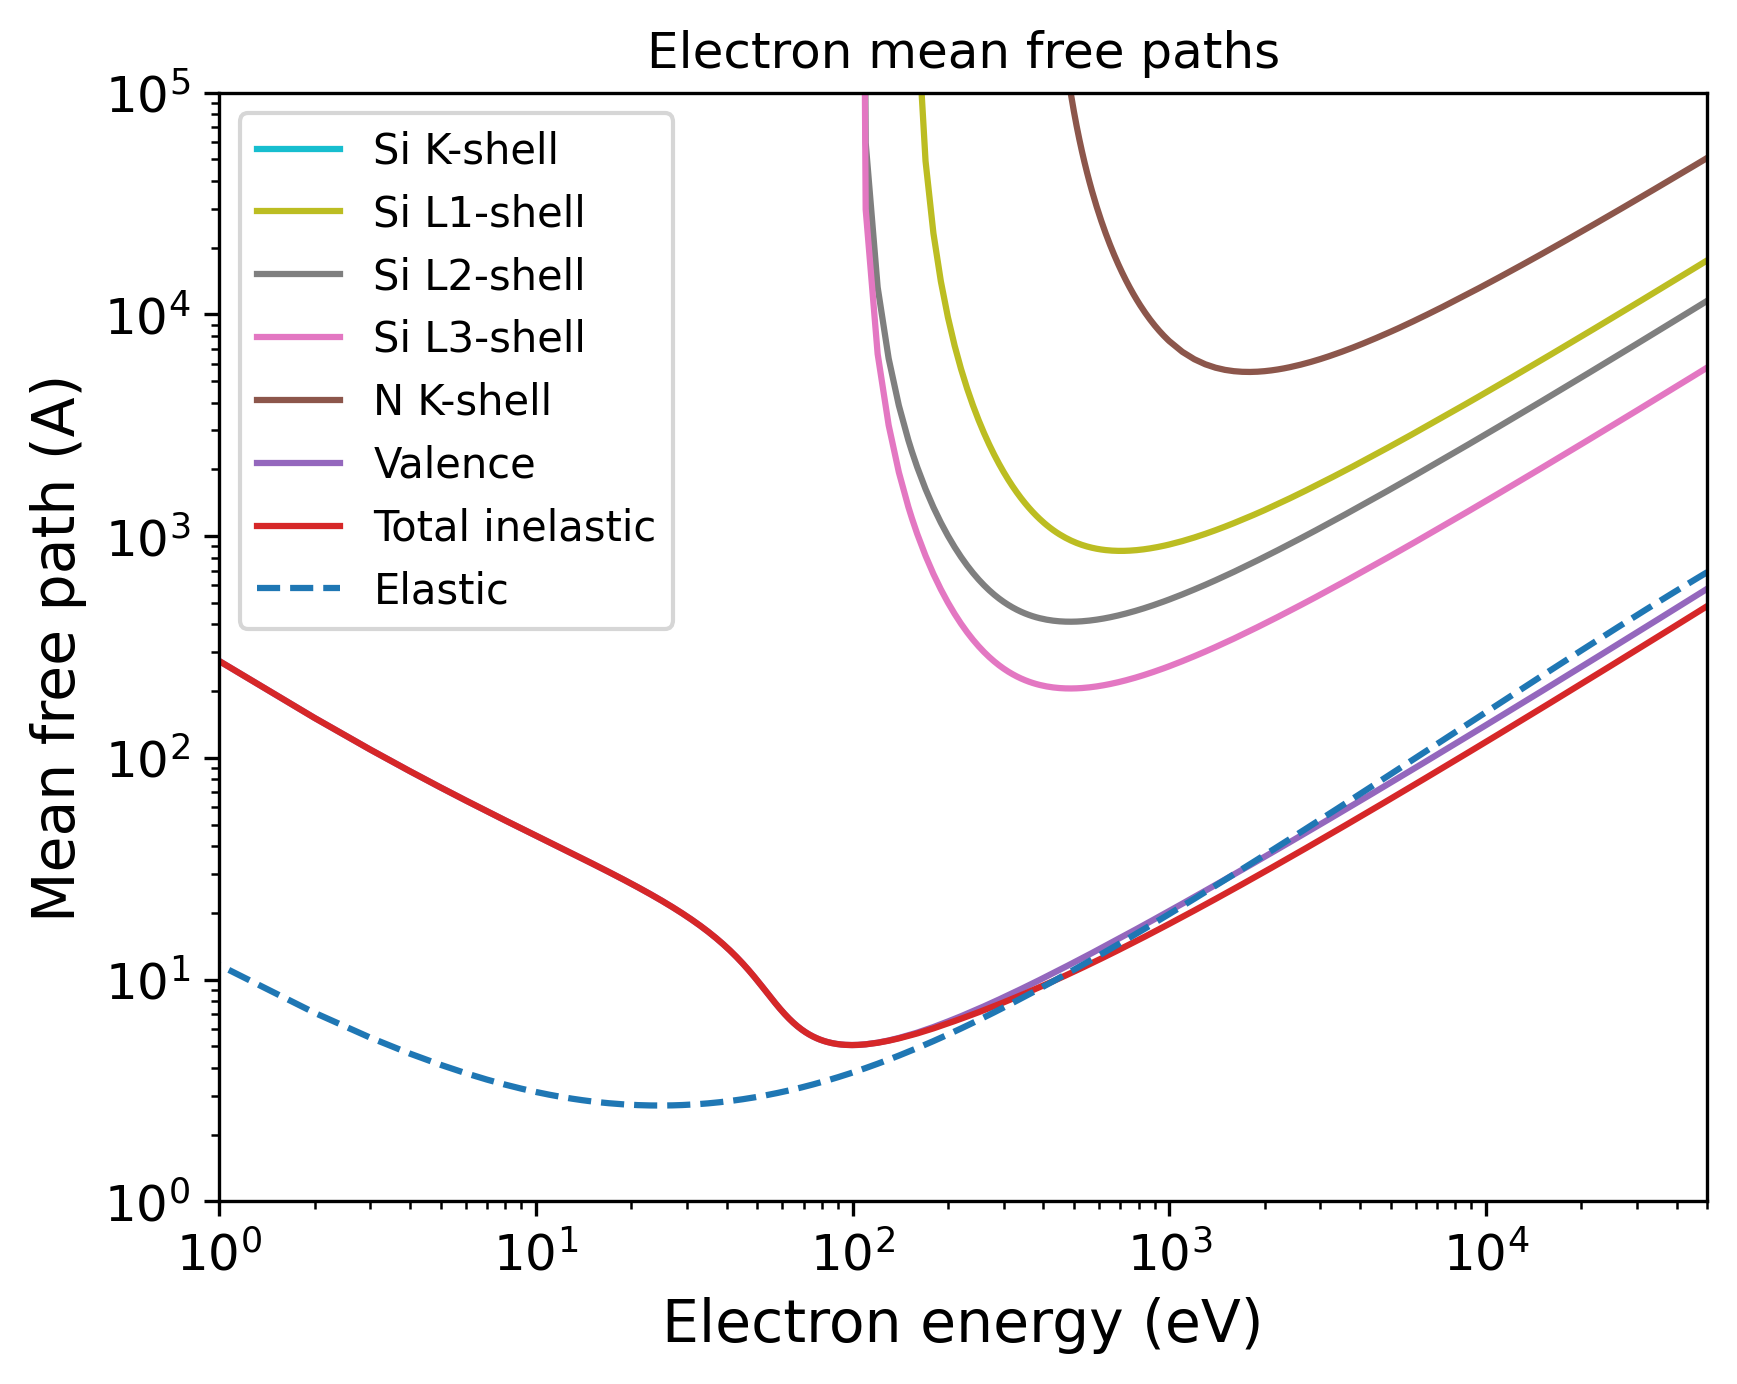

Generate this figure with Python:
import pandas as pd
import numpy as np
import matplotlib.pyplot as plt
import matplotlib.cm as cm
# Set the format:
plt.xlabel("Electron energy (eV)", fontsize=14)
plt.ylabel("Mean free path (A)", fontsize=14)
plt.xticks(fontsize=12)
plt.yticks(fontsize=12)
plt.grid(False)
# Set the axes:
# Read the output file:
df = pd.read_csv(r"OUTPUT_Si3N4_Electron_IMFP.dat", sep=r'\s+', header=None, comment="#", skipinitialspace=True)
plt.xscale("log")
plt.yscale("log")
# Prepare the plot:
columns_to_plot = [ 1, 2, 3, 4, 5, 6, 7]
labels = [ "Si K-shell", "Si L1-shell", "Si L2-shell", "Si L3-shell", "N K-shell", "Valence", "Total inelastic"]
# Create N distinct colors from a colormap
N = len(columns_to_plot)
colors = plt.cm.tab10(np.linspace(1, 0, 10))
# Set line styles:
linestyles = [ "-", "-", "-", "-", "-", "-", "-"]
for i, col in enumerate(columns_to_plot):
    color = colors[i % len(colors)]
    ls    = linestyles[i % len(linestyles)]
    label = labels[i % len(labels)]
    plt.plot(df.iloc[:, 0], df.iloc[:, col],
    color=color,
    label=label,
    linestyle=ls)
# Add a curve from the second file
df2 = pd.read_csv(r"OUTPUT_Si3N4_Electron_EMFP.dat", sep=r'\s+', header=None, comment="#", skipinitialspace=True)
columns_to_plot2 = [ 3]
labels2 = [ "Elastic"]
# Create second part of the plot:
for col, label in zip(columns_to_plot2, labels2):
    plt.plot(df2.iloc[:, 0], df2.iloc[:, col], label=label, linestyle="--")
plt.xlim(1.00000000,50000.00000000)
plt.ylim(1.00000000,100000.00000000)
plt.title("Electron mean free paths")
plt.legend(loc="best", fontsize=10)
# Save the plot in this format:
plt.savefig("OUTPUT_MFP_electron.png", dpi=300, bbox_inches="tight")
